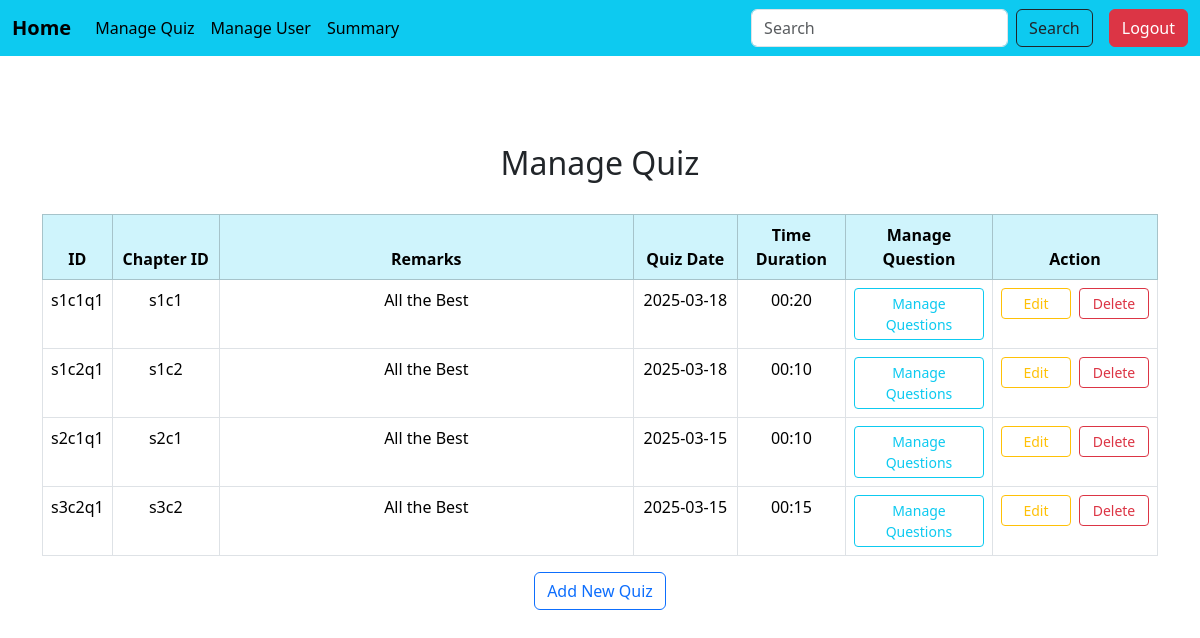
The app's page /manage_quiz, older data.
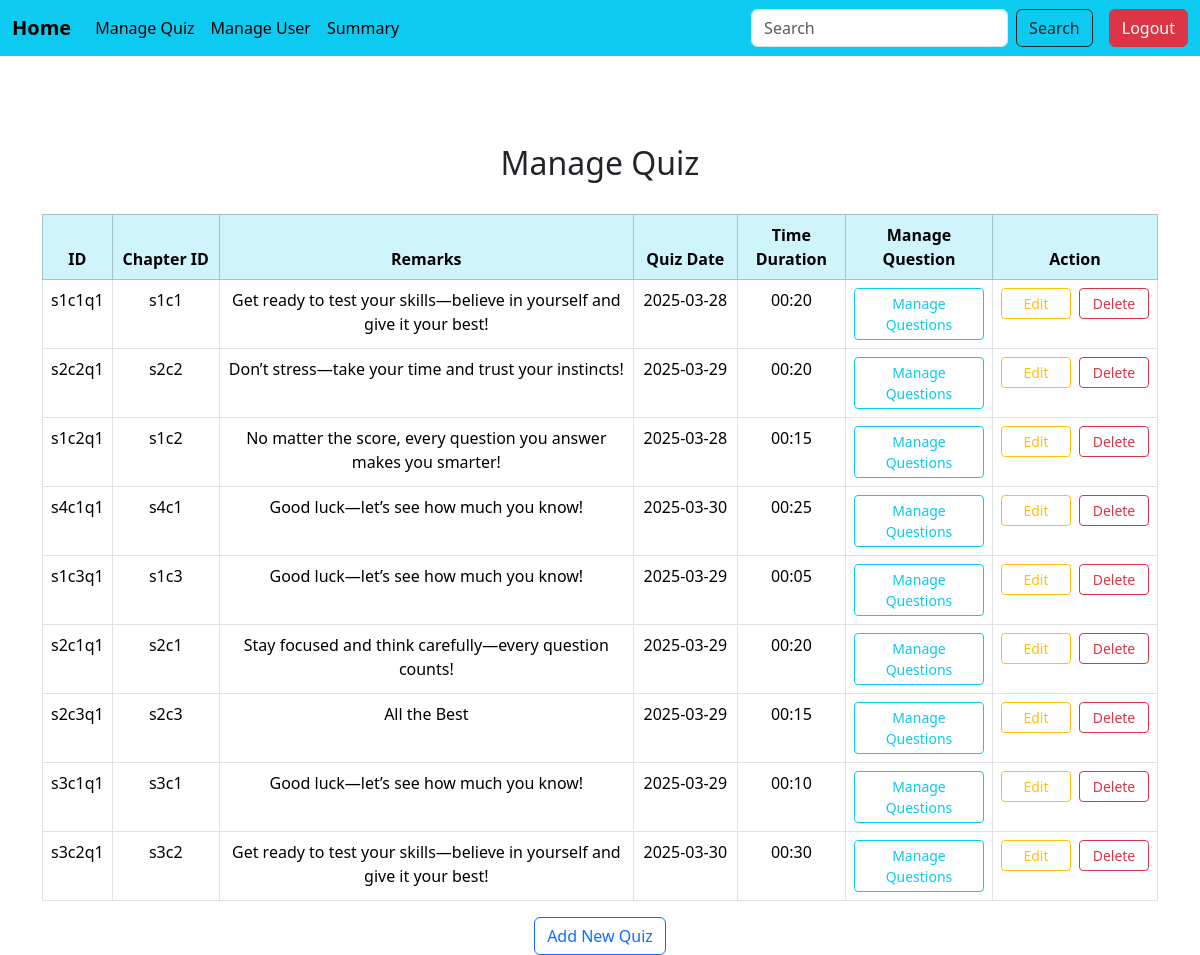
The same page, newer data.
### models.py (models this page shows)
class Quiz(db.Model):
    __tablename__='quiz'
    id=db.Column(db.String(50),primary_key=True)
    chapter_id=db.Column(db.String(100),db.ForeignKey('chapter.id'),nullable=False)
    remarks=db.Column(db.String(100),nullable=False)
    quiz_date=db.Column(db.Date,nullable=False)
    time_dur=db.Column(db.String(5),nullable=False)
    chapter=db.relationship('Chapter',backref=db.backref('quizzes',cascade="all,delete-orphan"))

### app.py (the view)
@app.route('/manage_quiz')
def manage_quiz():
    quizzes =Quiz.query.all()
    return render_template("manage_quiz.html",quizzes=quizzes)

### templates/manage_quiz.html
{% include 'admin_sidebar.html'%}
{% block content %}
<div class="container mt-5 pt-5" >
<div class="mt-5">
  <h2 class="text-center ">Manage Quiz</h2>
  <br>
  <div class="table-responsive">
  <table class="table table-hover table-bordered">
      <thead class="table-info text-center">
        <tr>
            <th style="width:5%">ID</th>
            <th style="width:10%">Chapter ID</th>
            <th style="width:42%">Remarks</th>
            <th style="width:10%">Quiz Date</th>
            <th style="width:10%">Time Duration</th>
            <th style="width:13%">Manage Question</th>
            <th style="width:10%">Action</th>
        </tr>
      </thead>
      <tbody class="text-center">
        {%for quiz in quizzes%}
        <tr>
          <td>{{quiz.id}}</td>
          <td>{{quiz.chapter_id}}</td>
          <td>{{quiz.remarks}}</td>
          <td>{{quiz.quiz_date}}</td>
          <td>{{quiz.time_dur}}</td>
            <td><a href="{{url_for('manage_question',quiz_id=quiz.id)}}"class="btn btn-outline-info btn-sm w-100" style="min-width: 130px;">Manage Questions</a></td>
            <td>
              <div class="d-flex justify-content-center align-items-center gap-2">
            <a href="{{url_for('edit_quiz',quiz_id=quiz.id)}}"class="btn btn-outline-warning btn-sm " style="min-width: 70px;">Edit</a>
            <form action="{{url_for('delete_quiz',quiz_id=quiz.id)}}" method="post" style="margin:0;">
                <button class="btn btn-outline-danger btn-sm" type="submit" style="min-width: 70px;">Delete</button>
            </form>
          </div>
            </td>
        </tr>
        {%endfor%}
      </tbody>
    </table>
  </div>
</div>
<div class="row justify-content-center">
  <div class="col-md-10 text-center">
    <a href="{{url_for('add_quiz')}}" class="btn btn-outline-primary">Add New Quiz</a>
  </div>
</div>
</div>
{% endblock %}

### templates/admin_sidebar.html (shortened to what this page needs)
<!DOCTYPE html>
<html lang="en">
<head>
    <link href="https://cdn.jsdelivr.net/npm/bootstrap@5.3.3/dist/css/bootstrap.min.css" rel="stylesheet">
</head>
<body>
    <nav class="navbar navbar-expand-lg navbar-dark bg-info fixed-top">
        <div class="container-fluid">
          <a class="navbar-brand fw-bold text-black" href="{{url_for('admin_dashboard')}}">Home</a>
          <div class="collapse navbar-collapse" id="navbarNav">
            <ul class="navbar-nav me-auto mb-2 mb-lg-0">
                  <li class="nav-item">
                    <a class="nav-link text-black" href="{{url_for('manage_quiz')}}">Manage Quiz</a>
                  </li>
                  <li class="nav-item">
                    <a class="nav-link text-black" href="{{url_for('manage_user')}}">Manage User</a>
                  </li>
                  <li class="nav-item">
                    <a class="nav-link text-black" href="{{url_for('admin_summary')}}">Summary</a>
                  </li>
            </ul>
            <form class="d-flex" role="search" action="{{url_for('search')}}" >
              <input class="form-control me-2" type="search" name="search" placeholder="Search" aria-label="Search">
              <button class="btn btn-outline-dark" type="submit">Search</button>
            </form>
            <a class="btn btn-danger ms-3" href="{{url_for('logout')}}">Logout</a>
          </div>
        </div>
      </nav>
</body>
</html>

Row changes from the older to the newer data that the page shows:
changed Quiz "s1c1q1": remarks "All the Best" → "Get ready to test your skills—believe in yourself and give it your best!"; quiz_date "2025-03-18" → "2025-03-28"
added Quiz: id "s2c2q1", chapter_id "s2c2", remarks "Don’t stress—take your time and trust your instincts!", quiz_date "2025-03-29", time_dur "00:20"
changed Quiz "s1c2q1": remarks "All the Best" → "No matter the score, every question you answer makes you smarter!"; quiz_date "2025-03-18" → "2025-03-28"; time_dur "00:10" → "00:15"
added Quiz: id "s4c1q1", chapter_id "s4c1", remarks "Good luck—let’s see how much you know!", quiz_date "2025-03-30", time_dur "00:25"
added Quiz: id "s1c3q1", chapter_id "s1c3", remarks "Good luck—let’s see how much you know!", quiz_date "2025-03-29", time_dur "00:05"
changed Quiz "s2c1q1": remarks "All the Best" → "Stay focused and think carefully—every question counts!"; quiz_date "2025-03-15" → "2025-03-29"; time_dur "00:10" → "00:20"
added Quiz: id "s2c3q1", chapter_id "s2c3", remarks "All the Best", quiz_date "2025-03-29", time_dur "00:15"
added Quiz: id "s3c1q1", chapter_id "s3c1", remarks "Good luck—let’s see how much you know!", quiz_date "2025-03-29", time_dur "00:10"
changed Quiz "s3c2q1": remarks "All the Best" → "Get ready to test your skills—believe in yourself and give it your best!"; quiz_date "2025-03-15" → "2025-03-30"; time_dur "00:15" → "00:30"
